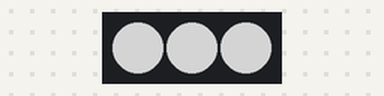
Recording of a sketch running on a simulated Arduino Uno, built with avr-gcc and run on an emulated ATmega328P. Shown: 3 RGB LEDs in strip order, left to right. Dim RGB values are drawn brighter than linear.

Above: at 1.5 s.
At 4.0 s:
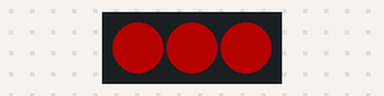
At 5.7 s:
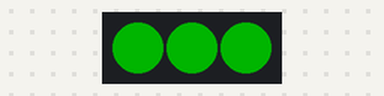
At 7.2 s:
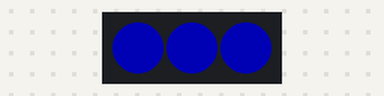
Timing chart, 0 to 10.4 s (numbered marks = the images above):
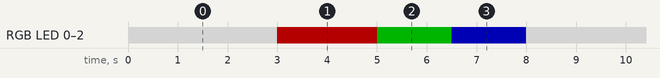

Measured:
- by itself, RGB LED 0–2: repeats every 8.0 s: RGB(64, 0, 0) 2.0 s, RGB(0, 64, 0) 1.5 s, RGB(0, 0, 64) 1.5 s, RGB(128, 128, 128) 3.0 s
- by itself, everything shown: repeats every 8.0 s, in 4 steps

The sketch:

LED_Strip.ino
```cpp
// NeoPixel test program showing use of the WHITE channel for RGBW
// pixels only (won't look correct on regular RGB NeoPixel strips).

#include <Adafruit_NeoPixel.h>
#ifdef __AVR__
 #include <avr/power.h> // Required for 16 MHz Adafruit Trinket
#endif

// Which pin on the Arduino is connected to the NeoPixels?
#define LED_PIN     13

// How many NeoPixels are attached to the Arduino?
#define LED_COUNT  3

// NeoPixel brightness, 0 (min) to 255 (max)
#define BRIGHTNESS 64

// Declare our NeoPixel strip object:
Adafruit_NeoPixel strip(LED_COUNT, LED_PIN, NEO_GRBW + NEO_KHZ800);


void setup() {
  // These lines are specifically to support the Adafruit Trinket 5V 16 MHz.
  // Any other board, you can remove this part (but no harm leaving it):
//#if defined(__AVR_ATtiny85__) && (F_CPU == 16000000)
  clock_prescale_set(clock_div_1);
//#endif
  // END of Trinket-specific code.

  strip.begin();           // INITIALIZE NeoPixel strip object (REQUIRED)
  strip.show();            // Turn OFF all pixels ASAP
  strip.setBrightness(64); // Set BRIGHTNESS to about 1/5 (max = 255)

}

void loop() {
  /*
  // Fill along the length of the strip in various colors...
  colorWipe(strip.Color(255,   0,   0)     , 50); // Red
  colorWipe(strip.Color(  0, 255,   0)     , 50); // Green
  colorWipe(strip.Color(  0,   0, 255)     , 50); // Blue
  colorWipe(strip.Color(  0,   0,   0, 255), 50); // True white (not RGB white)

  whiteOverRainbow(75, 5);

  pulseWhite(5);

  rainbowFade2White(3, 3, 1);


*/
    strip.fill(strip.Color(255, 255, 255, 255));
    strip.show();
    delay(3000);

        strip.fill(strip.Color(255, 0, 0, 0));
    strip.show();
    delay(2000);

        strip.fill(strip.Color(0, 255, 0, 0));
    strip.show();
    delay(1500);

        strip.fill(strip.Color(0, 0, 255, 0));
    strip.show();
    delay(1500);

  //strip.setPixelColor(i, 0, 255, 0, 0);

/*

  for(int i=0; i<LED_COUNT; i++) { // For each pixel in strip...
    strip.setPixelColor(i, 255, 0, 0, 0);         //  Set pixel's color (in RAM)
    strip.show();                          //  Update strip to match
    delay(10);                           //  Pause for a moment
  }

    for(int i=0; i<LED_COUNT; i++) { // For each pixel in strip...
    strip.setPixelColor(i, 0, 255, 0, 0);         //  Set pixel's color (in RAM)
    strip.show();                          //  Update strip to match
    delay(10);                           //  Pause for a moment
  }

    for(int i=0; i<LED_COUNT; i++) { // For each pixel in strip...
    strip.setPixelColor(i, 0, 0, 255, 0);         //  Set pixel's color (in RAM)
    strip.show();                          //  Update strip to match
    delay(10);                           //  Pause for a moment
  }

    for(int i=0; i<LED_COUNT; i++) { // For each pixel in strip...
    strip.setPixelColor(i, 0, 0, 0, 240);         //  Set pixel's color (in RAM)
    strip.show();                          //  Update strip to match
    delay(10);                           //  Pause for a moment
  }
  //strip.setPixelColor(0, 255, 0, 0);
  //strip.show();
  delay(10);

  strip.fill(strip.Color(0, 0, 255, 0));
 strip.show();


// for (int i=50; i<200; i++) { strip.setBrightness(i); strip.show(); delay(15); }
 //for (int i=200; i>50; i--) { strip.setBrightness(i); strip.show(); delay(15); }


*/

}

// Fill strip pixels one after another with a color. Strip is NOT cleared
// first; anything there will be covered pixel by pixel. Pass in color
// (as a single 'packed' 32-bit value, which you can get by calling
// strip.Color(red, green, blue) as shown in the loop() function above),
// and a delay time (in milliseconds) between pixels.
void colorWipe(uint32_t color, int wait) {
  for(int i=0; i<strip.numPixels(); i++) { // For each pixel in strip...
    strip.setPixelColor(i, color);         //  Set pixel's color (in RAM)
    strip.show();                          //  Update strip to match
    delay(wait);                           //  Pause for a moment
  }
}

void whiteOverRainbow(int whiteSpeed, int whiteLength) {

  if(whiteLength >= strip.numPixels()) whiteLength = strip.numPixels() - 1;

  int      head          = whiteLength - 1;
  int      tail          = 0;
  int      loops         = 3;
  int      loopNum       = 0;
  uint32_t lastTime      = millis();
  uint32_t firstPixelHue = 0;

  for(;;) { // Repeat forever (or until a 'break' or 'return')
    for(int i=0; i<strip.numPixels(); i++) {  // For each pixel in strip...
      if(((i >= tail) && (i <= head)) ||      //  If between head & tail...
         ((tail > head) && ((i >= tail) || (i <= head)))) {
        strip.setPixelColor(i, strip.Color(0, 0, 0, 255)); // Set white
      } else {                                             // else set rainbow
        int pixelHue = firstPixelHue + (i * 65536L / strip.numPixels());
        strip.setPixelColor(i, strip.gamma32(strip.ColorHSV(pixelHue)));
      }
    }

    strip.show(); // Update strip with new contents
    // There's no delay here, it just runs full-tilt until the timer and
    // counter combination below runs out.

    firstPixelHue += 40; // Advance just a little along the color wheel

    if((millis() - lastTime) > whiteSpeed) { // Time to update head/tail?
      if(++head >= strip.numPixels()) {      // Advance head, wrap around
        head = 0;
        if(++loopNum >= loops) return;
      }
      if(++tail >= strip.numPixels()) {      // Advance tail, wrap around
        tail = 0;
      }
      lastTime = millis();                   // Save time of last movement
    }
  }
}

void pulseWhite(uint8_t wait) {
  for(int j=0; j<256; j++) { // Ramp up from 0 to 255
    // Fill entire strip with white at gamma-corrected brightness level 'j':
    strip.fill(strip.Color(0, 0, 0, strip.gamma8(j)));
    strip.show();
    delay(wait);
  }

  for(int j=255; j>=0; j--) { // Ramp down from 255 to 0
    strip.fill(strip.Color(0, 0, 0, strip.gamma8(j)));
    strip.show();
    delay(wait);
  }
}

void rainbowFade2White(int wait, int rainbowLoops, int whiteLoops) {
  int fadeVal=0, fadeMax=100;

  // Hue of first pixel runs 'rainbowLoops' complete loops through the color
  // wheel. Color wheel has a range of 65536 but it's OK if we roll over, so
  // just count from 0 to rainbowLoops*65536, using steps of 256 so we
  // advance around the wheel at a decent clip.
  for(uint32_t firstPixelHue = 0; firstPixelHue < rainbowLoops*65536;
    firstPixelHue += 256) {

    for(int i=0; i<strip.numPixels(); i++) { // For each pixel in strip...

      // Offset pixel hue by an amount to make one full revolution of the
      // color wheel (range of 65536) along the length of the strip
      // (strip.numPixels() steps):
      uint32_t pixelHue = firstPixelHue + (i * 65536L / strip.numPixels());

      // strip.ColorHSV() can take 1 or 3 arguments: a hue (0 to 65535) or
      // optionally add saturation and value (brightness) (each 0 to 255).
      // Here we're using just the three-argument variant, though the
      // second value (saturation) is a constant 255.
      strip.setPixelColor(i, strip.gamma32(strip.ColorHSV(pixelHue, 255,
        255 * fadeVal / fadeMax)));
    }

    strip.show();
    delay(wait);

    if(firstPixelHue < 65536) {                              // First loop,
      if(fadeVal < fadeMax) fadeVal++;                       // fade in
    } else if(firstPixelHue >= ((rainbowLoops-1) * 65536)) { // Last loop,
      if(fadeVal > 0) fadeVal--;                             // fade out
    } else {
      fadeVal = fadeMax; // Interim loop, make sure fade is at max
    }
  }

  for(int k=0; k<whiteLoops; k++) {
    for(int j=0; j<256; j++) { // Ramp up 0 to 255
      // Fill entire strip with white at gamma-corrected brightness level 'j':
      strip.fill(strip.Color(0, 0, 0, strip.gamma8(j)));
      strip.show();
    }
    delay(1000); // Pause 1 second
    for(int j=255; j>=0; j--) { // Ramp down 255 to 0
      strip.fill(strip.Color(0, 0, 0, strip.gamma8(j)));
      strip.show();
    }
  }

  delay(500); // Pause 1/2 second
}
```
